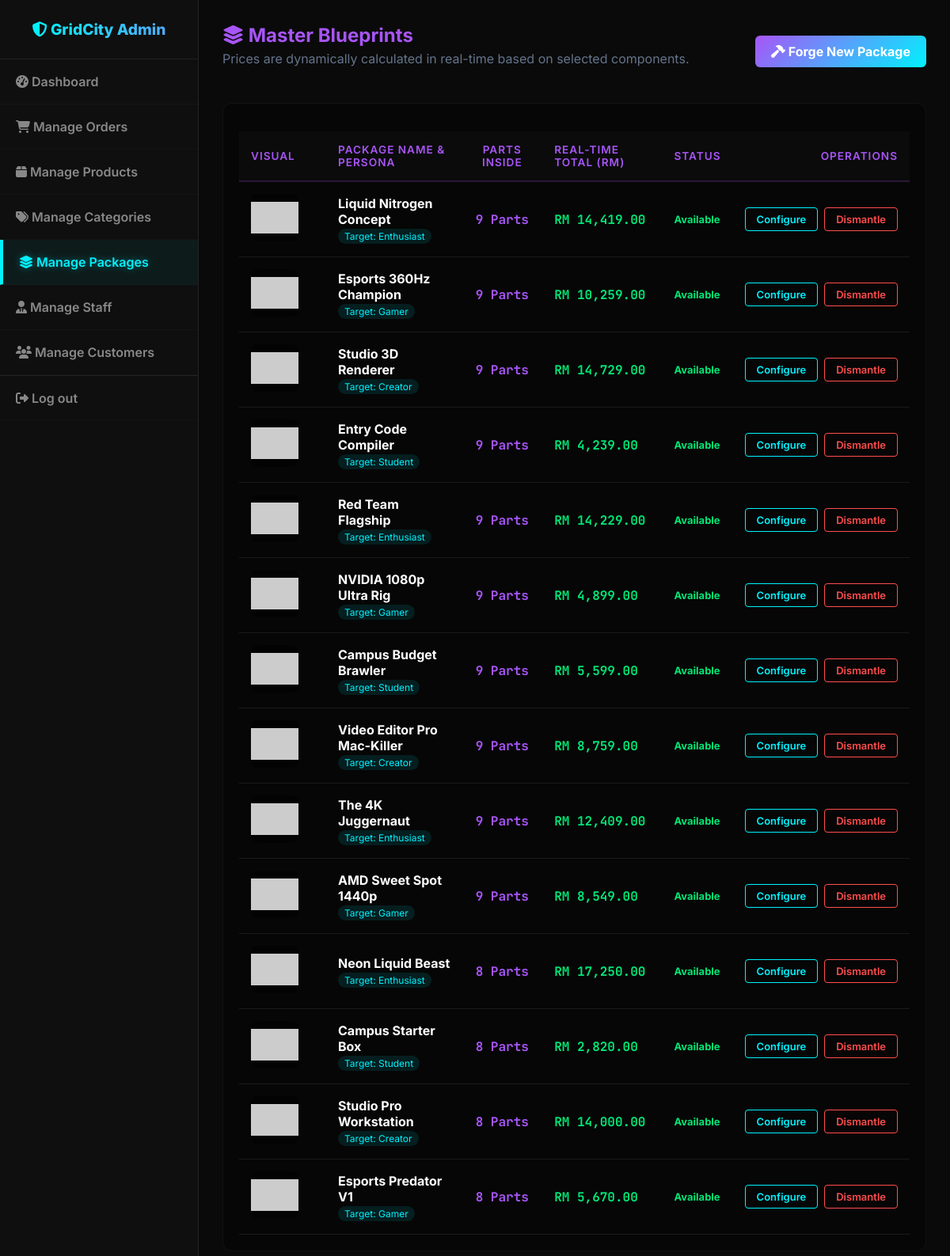
The page /manage_packages.php (signed in) on the database as committed earlier.
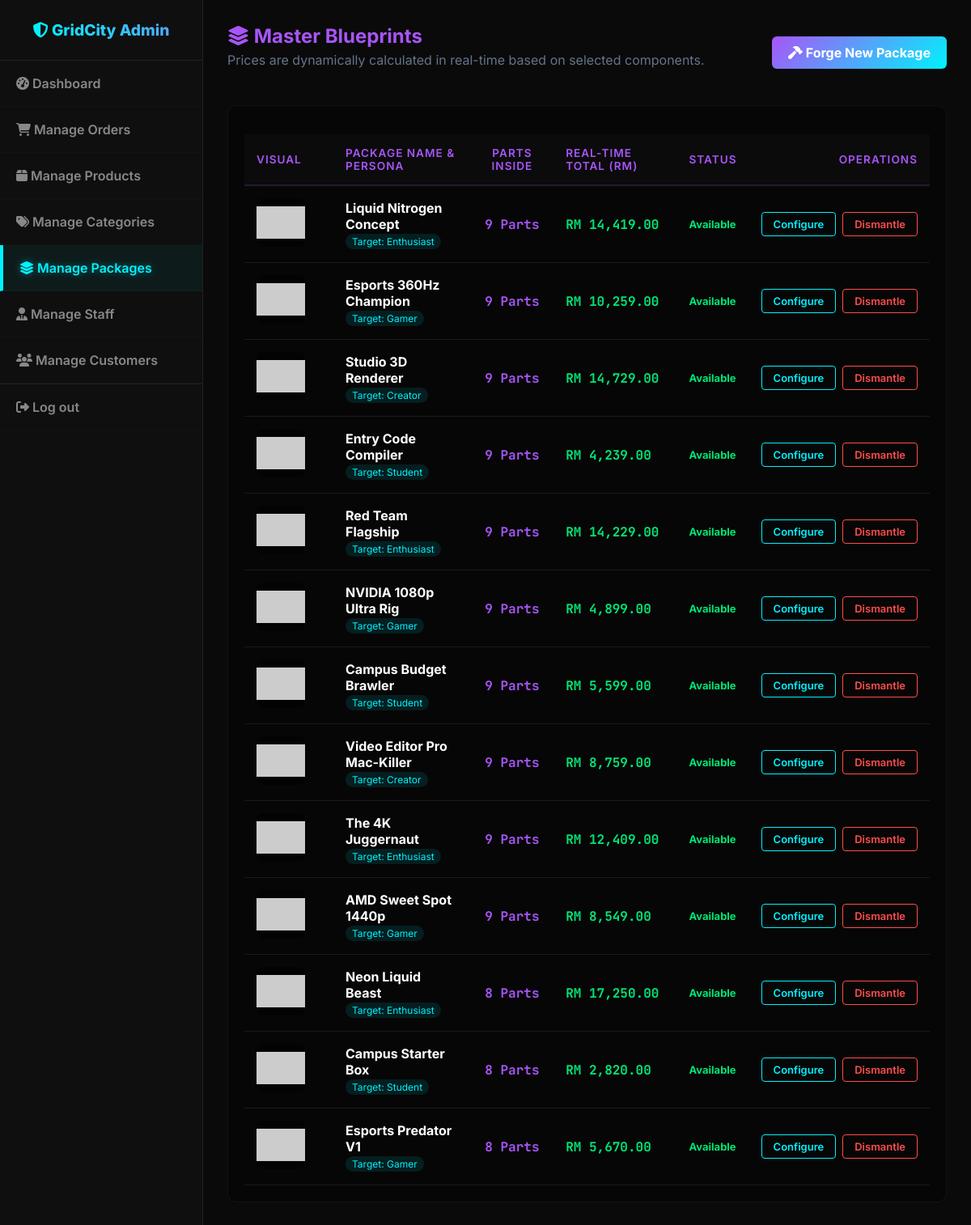
The same page on the database as committed later.
### tables this page shows
CREATE TABLE `packages` (
  `package_id` int(11) NOT NULL,
  `package_name` varchar(100) NOT NULL,
  `description` text DEFAULT NULL,
  `price` decimal(10,2) NOT NULL,
  `image_url` varchar(255) DEFAULT NULL,
  `target_persona` enum('Gamer','Creator','Student','Enthusiast') NOT NULL,
  `stock_status` enum('Available','Out of Stock') DEFAULT 'Available',
  `score_gamer` int(11) DEFAULT 0,
  `score_creator` int(11) DEFAULT 0,
  `score_student` int(11) DEFAULT 0,
  `score_enthusiast` int(11) DEFAULT 0,
  `created_at` timestamp NOT NULL DEFAULT current_timestamp()
);

### manage_packages.php (the view, shortened to what this page needs)
<?php
$current_role = $_SESSION['admin_role'] ?? $_SESSION['role'] ?? '';
?>
<!DOCTYPE html>
<html lang="en">
<head>
    <link rel="stylesheet" href="https://cdnjs.cloudflare.com/ajax/libs/font-awesome/6.4.0/css/all.min.css">
    <link rel="stylesheet" href="css/admin_style.css">
</head>
<body>
    <div class="admin-container">
        <nav class="admin-sidebar">
            <div class="sidebar-header"><h3><i class="fas fa-shield-alt"></i> GridCity Admin</h3></div>
            <ul class="sidebar-menu">
                <li><a href="admin_dashboard.php"><i class="fas fa-tachometer-alt"></i> Dashboard</a></li>
                <li><a href="manage_orders.php"><i class="fas fa-shopping-cart"></i> Manage Orders</a></li>
                <li><a href="manage_products.php"><i class="fas fa-box"></i> Manage Products</a></li>
                <li><a href="manage_categories.php"><i class="fas fa-tags"></i> Manage Categories</a></li>
                <li><a href="manage_packages.php" class="active"><i class="fas fa-layer-group"></i> Manage Packages</a></li>
                <?php if (strtolower($current_role) === 'superadmin') : ?>
                    <li><a href="manage_staff.php"><i class="fas fa-user-tie"></i> Manage Staff</a></li>
                    <li><a href="manage_users.php"><i class="fas fa-users"></i> Manage Customers</a></li>
                <?php endif; ?>
                <li><a href="admin_logout.php" class="logout-btn"><i class="fas fa-sign-out-alt"></i> Log out</a></li>
            </ul>
        </nav>
        <div class="admin-content" style="padding: 30px;">
            <header class="admin-header" style="display: flex; justify-content: space-between; align-items: center; margin-bottom: 30px;">
                <div>
                    <h2 style="color: #a855f7; margin:0;"><i class="fas fa-layer-group"></i> Master Blueprints</h2>
                    <p style="color: #64748b; margin-top:5px;">Prices are dynamically calculated in real-time based on selected components.</p>
                </div>
                <a href="add_package.php" class="btn-action" style="background: linear-gradient(135deg, #a855f7, #00f2fe); color:#fff; font-weight:bold; border:none; padding:10px 20px; border-radius:6px; text-decoration:none;"><i class="fas fa-hammer"></i> Forge New Package</a>
            </header>
            <div class="table-container" style="background: rgba(0,0,0,0.4); padding: 20px; border-radius: 12px; border: 1px solid rgba(255,255,255,0.05);">
                <table style="width:100%; border-collapse: collapse;">
                    <thead>
                        <tr style="border-bottom: 2px solid rgba(168,85,247,0.2); text-align: left;">
                            <th style="padding:15px; color:#a855f7; width:80px;">Visual</th>
                            <th style="padding:15px; color:#a855f7;">Package Name & Persona</th>
                            <th style="padding:15px; color:#a855f7; text-align:center;">Parts Inside</th>
                            <th style="padding:15px; color:#a855f7;">Real-time Total (RM)</th>
                            <th style="padding:15px; color:#a855f7;">Status</th>
                            <th style="padding:15px; color:#a855f7; text-align:right;">Operations</th>
                        </tr>
                    </thead>
                    <tbody>
                        <?php
                        $sql = "SELECT pk.*,
                                (SELECT COALESCE(SUM(p.price * pi.quantity), pk.price) FROM package_items pi JOIN products p ON pi.product_id = p.product_id WHERE pi.package_id = pk.package_id) AS real_price,
                                (SELECT COUNT(*) FROM package_items WHERE package_id = pk.package_id) AS item_count
                                FROM packages pk ORDER BY pk.package_id DESC";
                        $res = $conn->query($sql);
                        if ($res && $res->num_rows > 0) {
                            while ($row = $res->fetch_assoc()) {
                                $pkg_id = $row['package_id'];
                                $item_count = $row['item_count'];
                                $real_price = $row['real_price'];
                                $status = $row['stock_status'];
                                $status_color = "#00e676";
                                $img = htmlspecialchars($row['image_url']);
                                echo "<tr style='border-bottom: 1px solid rgba(255,255,255,0.05); transition:0.2s;' onmouseover='this.style.background=\"rgba(255,255,255,0.02)\"' onmouseout='this.style.background=\"none\"'>";
                                echo "<td style='padding:15px;'><img src='{$img}' style='width:60px; height:60px; object-fit:contain; border-radius:8px; background:rgba(0,0,0,0.5);'></td>";
                                echo "<td style='padding:15px;'>
                                        <span style='font-weight:bold; font-size:16px; color:#fff;'>".htmlspecialchars($row['package_name'])."</span><br>
                                        <span style='font-size:12px; color:#00f2fe; background:rgba(0,242,254,0.1); padding:2px 8px; border-radius:10px;'>Target: ".htmlspecialchars($row['target_persona'])."</span>
                                      </td>";
                                echo "<td style='padding:15px; text-align:center;'><span style='font-family:\"JetBrains Mono\"; font-weight:bold; color:#a855f7;'>{$item_count} Parts</span></td>";
                                echo "<td style='padding:15px; font-weight:bold; color:#00e676; font-family:\"JetBrains Mono\"; font-size:16px;'>RM " . number_format($real_price, 2) . "</td>";
                                echo "<td style='padding:15px; font-weight:bold; color:{$status_color}; font-size:13px;'>{$status}</td>";
                                echo "<td style='padding:15px; text-align:right;'>
                                        <div style='display:flex; gap:8px; justify-content:flex-end;'>
                                            <a href='edit_package.php?package_id={$pkg_id}' class='btn-action' style='color:#00f2fe; border-color:#00f2fe; padding:6px 14px; font-size:13px; text-decoration:none;'>Configure</a>
                                            <a href='manage_packages.php?delete_id={$pkg_id}' class='btn-action' style='color:#ff4d4d; border-color:#ff4d4d; padding:6px 14px; font-size:13px; text-decoration:none;' onclick='return confirm(\"Are you sure you want to dismantle this blueprint?\");'>Dismantle</a>
                                        </div>
                                      </td>";
                                echo "</tr>";
                            }
                        } else {
                            echo "<tr><td colspan='6' style='text-align:center; padding:40px; color:#64748b;'>No blueprints forged yet.</td></tr>";
                        }
                        ?>
                    </tbody>
                </table>
            </div>
        </div>
    </div>
</body>
</html>

### css/admin_style.css (style rules this page uses)
:root { --bg-main: #0a0a0a; --bg-surface: #141414; --bg-sidebar: #0f0f0f; --accent-blue: #00f2fe; --accent-purple: #4facfe; --accent-danger: #ff4d4d; --accent-warning: #f39c12; --text-main: #ffffff; --text-muted: #888888; --border-color: rgba(255, 255, 255, 0.08); --border-radius: 8px; --transition-fast: all 0.2s ease-in-out; }
body { margin: 0; font-family: 'Inter', sans-serif; background-color: var(--bg-main); color: var(--text-main); display: flex; height: 100vh; }
.admin-sidebar { width: 250px; background-color: var(--bg-sidebar); border-right: 1px solid var(--border-color); display: flex; flex-direction: column; }
.sidebar-header { display: flex; flex-direction: column; align-items: center; justify-content: center; padding: 25px 0; border-bottom: 1px solid var(--border-color); text-align: center; }
.sidebar-header h3 { margin: 0; background: linear-gradient(to right, var(--accent-blue), var(--accent-purple)); -webkit-background-clip: text; background-clip: text; -webkit-text-fill-color: transparent; font-weight: 800; font-size: 1.2rem; }
.admin-sidebar ul.sidebar-menu { list-style: none; padding: 0; margin: 0; }
.admin-sidebar ul.sidebar-menu li a { display: block; padding: 18px 20px; color: var(--text-muted); font-weight: 600; text-decoration: none; border-bottom: 1px solid rgba(255,255,255,0.02); transition: var(--transition-fast); }
.admin-sidebar ul.sidebar-menu li a:hover, .admin-sidebar ul.sidebar-menu li a.active { background-color: rgba(0, 242, 254, 0.05); color: var(--accent-blue); border-left: 4px solid var(--accent-blue); text-shadow: 0 0 10px rgba(0, 242, 254, 0.4); }
.admin-container { display: flex; min-height: 100vh; background-color: var(--bg-main); }
.admin-content { flex: 1; display: flex; flex-direction: column; overflow-y: auto; padding: 30px; }
.logout-btn { margin-top: auto; border-top: 1px solid var(--border-color); }
table { width: 100%; border-collapse: collapse; margin-top: 15px; }
table th, table td { padding: 15px 12px; text-align: left; border-bottom: 1px solid var(--border-color); }
table th { background-color: rgba(255,255,255,0.02); color: var(--accent-blue); font-weight: 600; text-transform: uppercase; font-size: 0.85rem; letter-spacing: 1px; }
table td { color: var(--text-main); }
.btn-action { padding: 6px 12px; background: transparent; color: var(--accent-blue); border: 1px solid var(--accent-blue); border-radius: 4px; cursor: pointer; font-weight: 600; text-decoration: none; transition: var(--transition-fast); }

Rows that differ between the two databases and show on the page:
removed packages: package_name "Studio Pro Workstation", target_persona "Creator", item_count "8", real_price "14,000.00", stock_status "Available"
